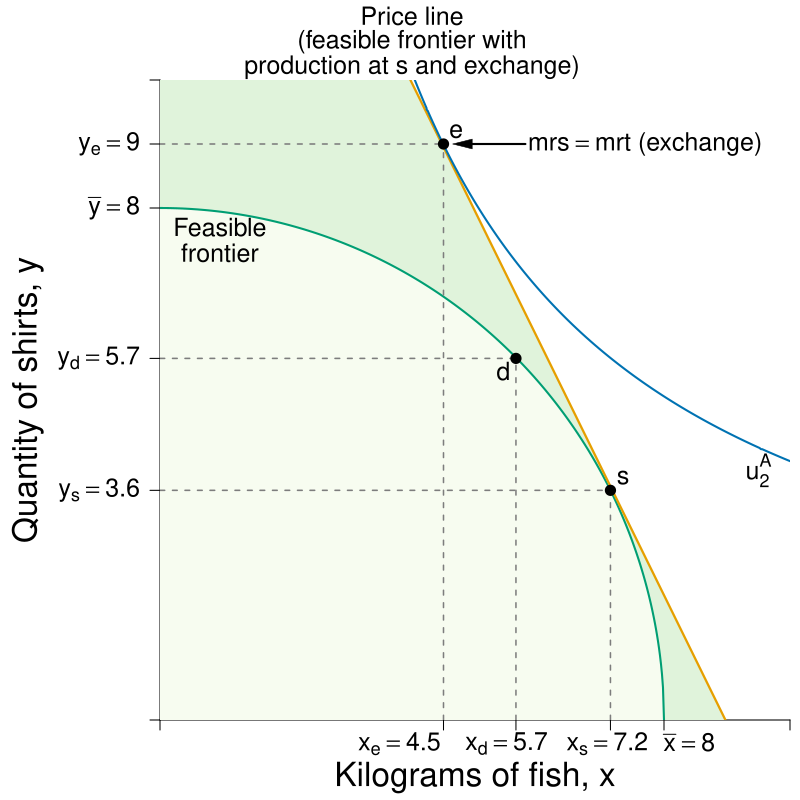

Reproduce this figure in R.
#Graph Designer: Simon Halliday
#Authors: Bowles, Foley and Halliday
#Title: Coordination, Conflict and Competition: A Text in Microeconomics

require(shape)
pdf(file = "specprodexch/ppf_dos_indiff_b.pdf", width = 8, height = 8)

#Set parameters for graphics
pointsize <- 1.8
axislabelsize <- 2
labelsize <- 1.5
namesize <- 1.8
annotatesize <- 1.5
graphlinewidth <- 2
segmentlinewidth <- 1.5

COL <- c("#7fc97f", "#beaed4", "#fdc086", "#ffff99", "#386cb0", "#f0027f", "#bf5b17", "#666666")
COLA <- c("#e0f3db", "#99d8c9","#66c2a4","#41ae76", "#238b45", "#005824")
COLB <- c("#4eb3d3", "#2b8cbe", "#0868ac","#084081")
grays <- gray.colors(25, start = 1, end = 0)
CBCols <- c("#009E73","#0072B2","#E69F00","#CC79A7", "#F0E442")

#Edited the margins to cater for the larger LHS labels
par(mar =  c(4, 8, 4, 0.5))

#Change this to make it log of l 

# ppf <- function(l, k = 0.5) {
#   k * (1/l)
# }

ppf <- function(x, k = 0.1, maxy = 8, alpha = 2) {
  maxy - k*x^alpha 
}

ppf2 <- function(x, yint = 64){
  sqrt(yint - (x)^2)
}

uFn <- function(x, y, alpha = 0.5){
  (x^alpha)*(y^(1-alpha))
}

bcA <- function(x, w = 8, p = 2) {
  w - p*x
}


xlims <- c(0, 10)
ylims <- c(0, 10)

npts <- 501 
x <- seq(xlims[1], xlims[2], length.out = npts)
y <- seq(ylims[1], ylims[2], length.out = npts) 
a <- c(6.36)

plot(0, 0, xlim = xlims, ylim = ylims, type = "n",
     xlab = expression(paste("")),
     ylab = expression(paste("")), 
     xaxt = "n", 
     yaxt = "n", 
     cex.lab = axislabelsize, 
     bty = "n", 
     xaxs="i", 
     yaxs="i"
)


# ticksy <- seq(from = 0, to = ylims[2], by = 1)
# ylabels <- seq(from = 0, to = ylims[2], by = 1)
# ticksx <- seq(from = 0, to = xlims[2], by = 1)
# xlabels <- seq(from = 0, to = xlims[2], by = 1)
ticksy <- c(ylims[1], ppf2(x = 7.15), 5.65,  8, bcA(x = 4.5, w = 18, p = 2),  ylims[2])
ylabels <- c(NA,  expression(paste(y[s]) == 3.6), expression(paste(y[d]) == 5.7),  expression(paste(bar(y) == 8)),expression(paste(y[e]) == 9), NA)
ticksx <- c(xlims[1], 4.5, 5.65, 7.15, 8, xlims[2])
xlabels <- c(NA, expression(paste(x[e]) == 4.5), expression(paste(x[d] == 5.7)), expression(paste(x[s] == 7.2)), expression(paste(bar(x) == 8)), NA)


axis(1, at = ticksx, pos = 0, labels = FALSE, cex.axis = labelsize)
axis(2, at = ticksy, pos = 0, labels = ylabels, las = 1, cex.axis = labelsize)

text(x = c(xlims[1], 3.8, 5.5, 7.1, 8.4, xlims[2]), par("usr")[3] - 0.1, labels = xlabels, srt = 0, pos = 1, xpd = TRUE, cex = labelsize)

npts <- 500 
xx1 <- seq(xlims[1], xlims[2], length.out = npts)
xx2 <- seq(0, 8, length.out = npts)
xx3 <- seq(xlims[1], 0, length.out = npts)
xx4 <- seq(-11, 0, length.out = npts)


#Draw the polygon for shading the feasible set
xpoly2 <- c(0, 17.95/2, 0, 0)
ypoly2 <- c(0, 0, 17.95, 0)
polygon(x = xpoly2, y = ypoly2, col=COLA[1], density=NULL, border = NA)

#Draw the polygon for shading the feasible set
xpoly1 <- seq(from = xlims[1], to = 8, length.out = 500)
ypoly1 <- ppf2(xpoly1, yint = 64)
polygon(x = c(xpoly1, rev(xpoly1[1])), y = c(ypoly1, rev(ypoly1)[1]), col="#f7fcf0", density=NULL, border = NA)


#Draw the graphs
#lines(xx1, ppf(xx1, k = 0.1, maxy = 8, alpha = 2), col = COLA[5], lwd = graphlinewidth)
lines(xx2, ppf2(xx2, yint = 64), col = CBCols[1], lwd = graphlinewidth)
lines(xx1, bcA(xx1, w = 17.95, p = 2), col = CBCols[3], lwd = graphlinewidth + 0.2)

#Label the feasible frontier
text(0.95, 7.7, expression("Feasible"), cex = labelsize)
text(0.95, 7.3, expression("frontier"), cex = labelsize)
#text(0.95, 6.8, expression("frontier"), cex = labelsize)
#text(2.2, 0.5, expression("(production possibilities frontier)"), cex = labelsize)


#Arrows(3.35, 0.95, 7.7, 0.95, col = "black", lty = 1, lwd = 2, arr.type = "triangle", arr.lwd = 0.5)

#Label the exchange constraint
# text(8.5, 6.5, expression("Price line"), cex = labelsize)
# text(8.5, 6.1, expression("(feasible frontier)"), cex = labelsize)
# Arrows(8.5, 6, 8.5, 1.25, col = "black", lty = 1, lwd = 2, arr.type = "triangle", arr.lwd = 0.5)
text(4, 11, expression("Price line"), cex = labelsize, xpd = TRUE)
text(4, 10.6, expression("(feasible frontier with"), cex = labelsize, xpd = TRUE)
text(4, 10.2, expression("production at s and exchange)"), cex = labelsize, xpd = TRUE)
#Arrows(8.5, 6, 8.5, 1.25, col = "black", lty = 1, lwd = 2, arr.type = "triangle", arr.lwd = 0.5)


contour(x, y, 
        outer(x, y, uFn),
        drawlabels = FALSE,
        col = CBCols[2],
        lwd = graphlinewidth,
        levels = a, 
        xaxs="i", 
        yaxs="i", 
        add = TRUE)

#Axis labels
#mtext(expression(paste("Kilograms of fish kilograms, ", x)), side = 1, line = 2.5, cex = axislabelsize)
text(0.5*xlims[2], -0.9, expression(paste("Kilograms of fish, ", x)), xpd = TRUE, cex = axislabelsize) 
text(-2.1, 5, expression(paste("Quantity of shirts, ", y)), xpd = TRUE, cex = axislabelsize, srt = 90) 

#Annotate max u point on feasibility frontier
text(5.45, 5.45, expression(paste(d)), cex = labelsize)
segments(0, 5.65, 5.65, 5.65, lty = 2, col = grays[20], lwd = segmentlinewidth)
segments(5.65, 0, 5.65, 5.65, lty = 2, col = grays[20], lwd = segmentlinewidth)
points(5.65, 5.65, pch = 16, col = "black", cex = 1.5)

#Point of tangency between exchange budget and ppf
text(7.35, ppf2(x = 7.15) +.2, expression(s), cex = labelsize)
segments(0, ppf2(x = 7.15), 7.15, ppf2(x = 7.15), lty = 2, col = grays[20], lwd = segmentlinewidth)
segments(7.15, 0, 7.15, ppf2(x = 7.15), lty = 2, col = grays[20], lwd = segmentlinewidth)
points(7.15, ppf2(x = 7.15), pch = 16, col = "black", cex = 1.5)

#Add mrt = mrt at s
# text(7.15 - 0.5, 7 + 0.6, expression(paste(mrt)), cex = labelsize)
# text(7.15 + 0.7, 7 + 0.6, expression(paste(phantom() == phantom())), cex = labelsize)
# text(7.15 + 1.8, 7 + 0.6, expression(paste(mrt)), cex = labelsize)
# text(7.15 - 0.5, 7 + 0.25, expression(paste("(production)")), cex = labelsize - 0.2)
# text(7.15 + 1.8, 7 + 0.25, expression(paste("(exchange)")), cex = labelsize - 0.2)
# Arrows(7.15, 7, 
#        7.15, ppf2(x = 7.15) + 0.3, 
#        col = "black", lty = 1, lwd = 2, 
#        arr.type = "triangle", arr.lwd = 0.5)

#Point of tangency between exchange budget and indiff curve 3
text(4.7, bcA(x = 4.5, w = 18, p = 2) +.2, expression(e), cex = labelsize)
segments(0, bcA(x = 4.5, w = 18, p = 2), 4.5, bcA(x = 4.5, w = 18, p = 2), lty = 2, col = grays[20], lwd = segmentlinewidth)
segments(4.5, 0, 4.5, bcA(x = 4.5, w = 18, p = 2), lty = 2, col = grays[20], lwd = segmentlinewidth)
points(4.5, bcA(x = 4.5, w = 18, p = 2), pch = 16, col = "black", cex = 1.5)


#Add mrs = mrt at e
text(7.7, bcA(x = 4.5, w = 18, p = 2), expression(paste(mrs == mrt, " (exchange)")), cex = labelsize)
#text(6.8, bcA(x = 4.5, w = 18, p = 2) - 0.2, expression(paste("(exchange)")), cex = labelsize)
Arrows(5.8, bcA(x = 4.5, w = 18, p = 2), 
       4.8, bcA(x = 4.5, w = 18, p = 2), 
       col = "black", lty = 1, lwd = 2, 
       arr.type = "triangle", arr.lwd = 0.5)


#Label the indifference curves
# text(9.5, 1.25, expression(u[1]^A), cex = labelsize)
# text(9.5, 3.05, expression(u[2]^A), cex = labelsize)
text(9.5, 3.9, expression(u[2]^A), cex = labelsize)

dev.off()
